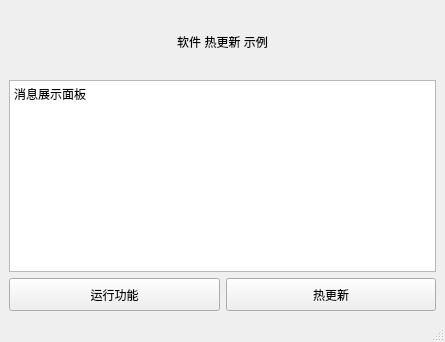
<?xml version="1.0" encoding="UTF-8"?>
<ui version="4.0">
 <class>MainWindow</class>
 <widget class="QMainWindow" name="MainWindow">
  <property name="geometry">
   <rect>
    <x>0</x>
    <y>0</y>
    <width>445</width>
    <height>342</height>
   </rect>
  </property>
  <property name="windowTitle">
   <string>MainWindow</string>
  </property>
  <widget class="QWidget" name="centralwidget">
   <layout class="QVBoxLayout" name="verticalLayout" stretch="2,0,1">
    <item>
     <widget class="QLabel" name="label">
      <property name="styleSheet">
       <string notr="true">font: 25 28pt &quot;Microsoft YaHei&quot;;</string>
      </property>
      <property name="text">
       <string>软件 热更新 示例</string>
      </property>
      <property name="alignment">
       <set>Qt::AlignCenter</set>
      </property>
     </widget>
    </item>
    <item>
     <widget class="QTextBrowser" name="textBrowser">
      <property name="html">
       <string>&lt;!DOCTYPE HTML PUBLIC &quot;-//W3C//DTD HTML 4.0//EN&quot; &quot;http://www.w3.org/TR/REC-html40/strict.dtd&quot;&gt;
&lt;html&gt;&lt;head&gt;&lt;meta name=&quot;qrichtext&quot; content=&quot;1&quot; /&gt;&lt;style type=&quot;text/css&quot;&gt;
p, li { white-space: pre-wrap; }
&lt;/style&gt;&lt;/head&gt;&lt;body style=&quot; font-family:'SimSun'; font-size:9pt; font-weight:400; font-style:normal;&quot;&gt;
&lt;p style=&quot; margin-top:0px; margin-bottom:0px; margin-left:0px; margin-right:0px; -qt-block-indent:0; text-indent:0px;&quot;&gt;消息展示面板&lt;/p&gt;
&lt;p style=&quot;-qt-paragraph-type:empty; margin-top:0px; margin-bottom:0px; margin-left:0px; margin-right:0px; -qt-block-indent:0; text-indent:0px;&quot;&gt;&lt;br /&gt;&lt;/p&gt;&lt;/body&gt;&lt;/html&gt;</string>
      </property>
     </widget>
    </item>
    <item>
     <layout class="QHBoxLayout" name="horizontalLayout">
      <property name="topMargin">
       <number>0</number>
      </property>
      <property name="rightMargin">
       <number>0</number>
      </property>
      <item>
       <widget class="QPushButton" name="pushButton">
        <property name="sizePolicy">
         <sizepolicy hsizetype="Preferred" vsizetype="Preferred">
          <horstretch>0</horstretch>
          <verstretch>0</verstretch>
         </sizepolicy>
        </property>
        <property name="text">
         <string>运行功能</string>
        </property>
       </widget>
      </item>
      <item>
       <widget class="QPushButton" name="pushButton_2">
        <property name="sizePolicy">
         <sizepolicy hsizetype="Preferred" vsizetype="Preferred">
          <horstretch>0</horstretch>
          <verstretch>0</verstretch>
         </sizepolicy>
        </property>
        <property name="text">
         <string>热更新</string>
        </property>
       </widget>
      </item>
     </layout>
    </item>
   </layout>
  </widget>
  <widget class="QStatusBar" name="statusbar"/>
 </widget>
 <resources/>
 <connections/>
</ui>
